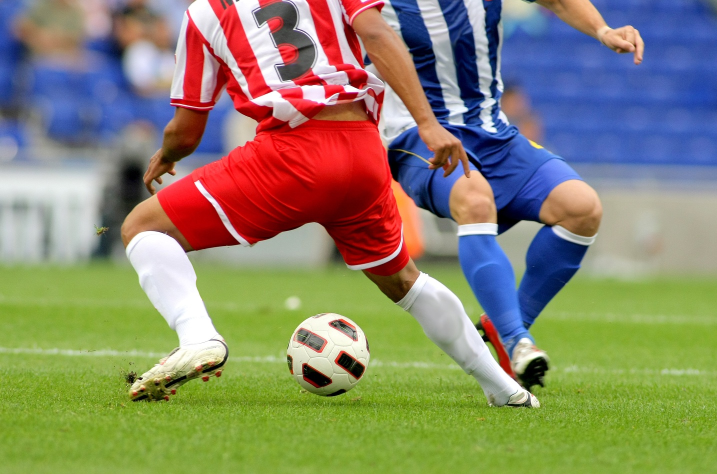
#> input picture ch3/soccer.jpg, 1434 x 948 px (shown at 1/2 size)
$ python ch03_03.py
#> lines starting #> are read from the running program, lines starting #| are printed output that depends on the picture
#!/usr/bin/env python3
# -*- coding: utf-8 -*-
"""
Created on Fri Oct 11 21:25:13 2024

@author: imtaeyeon
"""

#명암 조절 중에 하나 (감마 보정) 비선형
#명암 조절은 영상을 밝거나 어둡게 조정하는 기법으로 선형연산과 비선형연산이 있는데 감마는 이중 비선형에 속한다
#선형인 같은 값을 더하거나 빼면서 더욱 자세하게 나타낸다. ex) 이진화도 이중 하나라고 할 수 있음
#비선형 명암 조절 감마 보정 실험했다.

import cv2 as cv
import numpy as np

img = cv.imread('soccer.jpg')
#> img is the input picture: shape (948, 1434, 3); mean B, G, R 107.2, 133.3, 136.9
img = cv.resize(img, dsize=(0, 0), fx=0.5, fy=0.5)
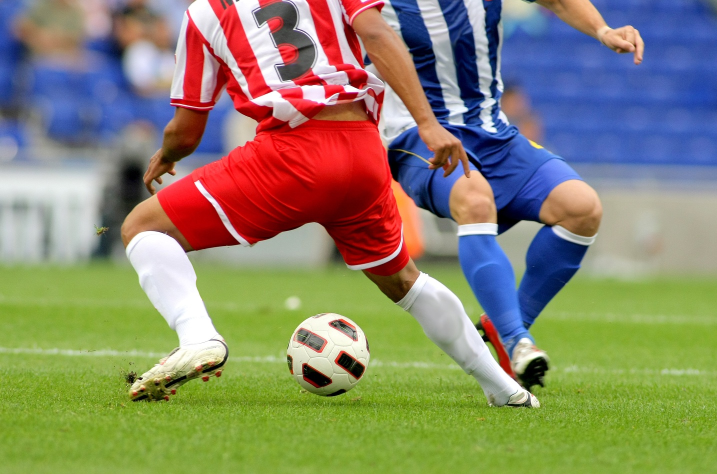
#> img: shape (474, 717, 3); mean B, G, R 107.3, 133.4, 137

def gamma(f, gamma=1.0):
#> called with gamma = 0.5
    f1 = f / 255.0  # 픽셀 값을 0~1 범위로 정규화
    return np.uint8(255 * (f1 ** gamma))  # 감마 변환 후 다시 0~255 범위로 변환
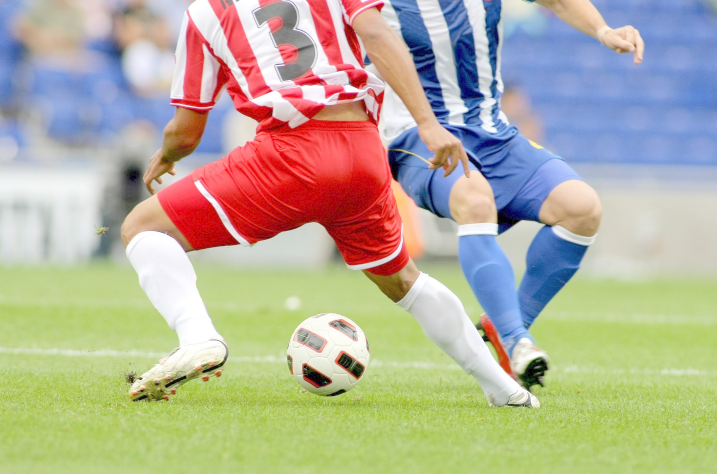
#> returned value: shape (474, 717, 3); mean of channels 0, 1, 2 154, 175, 180.3; drawn as B, G, R


#감마가 커질 수록 더욱 어두워진다. 감마 1이 원본 이미지이다.
gc = np.hstack((gamma(img, 0.5), gamma(img, 0.75), gamma(img, 1.0), gamma(img, 2.0), gamma(img, 3.0)))
#> call 2 of gamma, with gamma = 0.75
#> in gamma (call 2), `return np.uint8(255 * (f1 ** gamma))`:
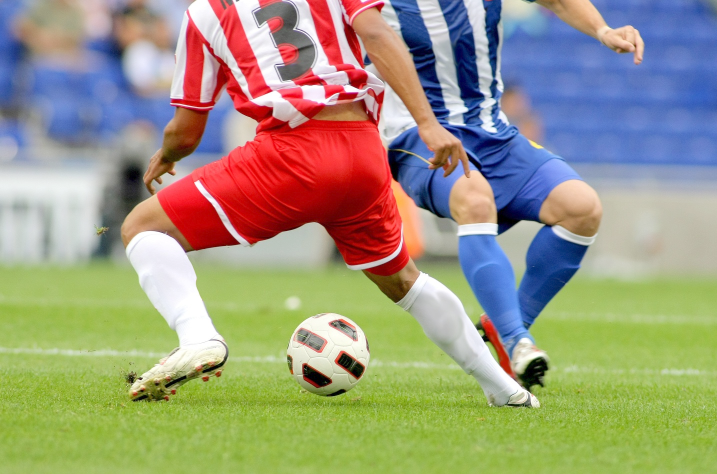
#> returned value: shape (474, 717, 3); mean of channels 0, 1, 2 126.8, 151.5, 156; drawn as B, G, R
#> call 4 of gamma, with gamma = 2
#> in gamma (call 4), `return np.uint8(255 * (f1 ** gamma))`:
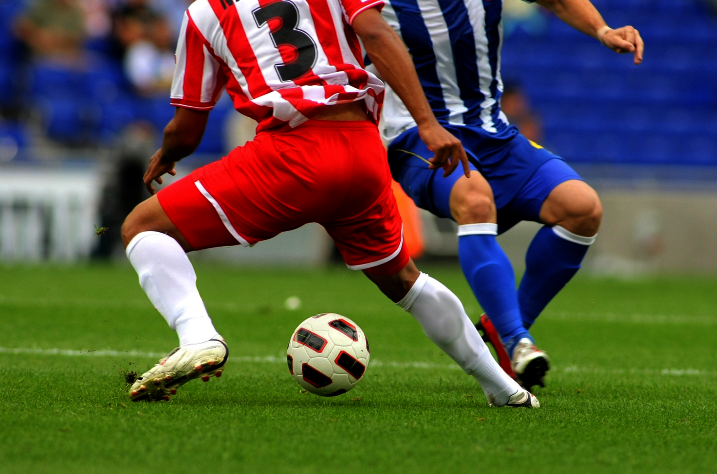
#> returned value: shape (474, 717, 3); mean of channels 0, 1, 2 62.7, 84.4, 86.9; drawn as B, G, R
#> in gamma (call 5), `return np.uint8(255 * (f1 ** gamma))`:
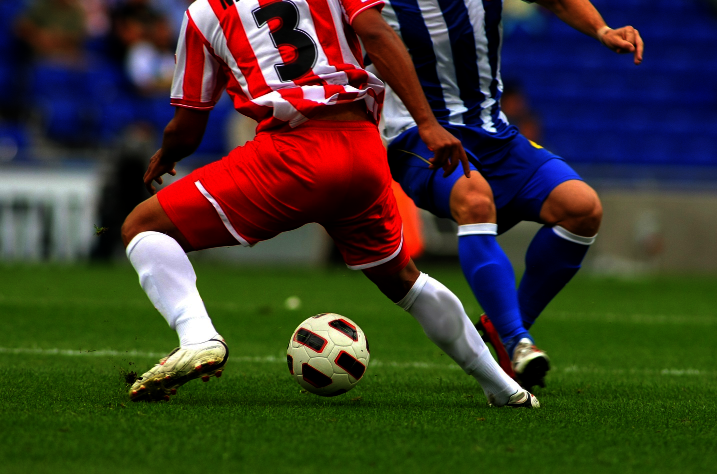
#> returned value: shape (474, 717, 3); mean of channels 0, 1, 2 42.9, 57.5, 60.9; drawn as B, G, R
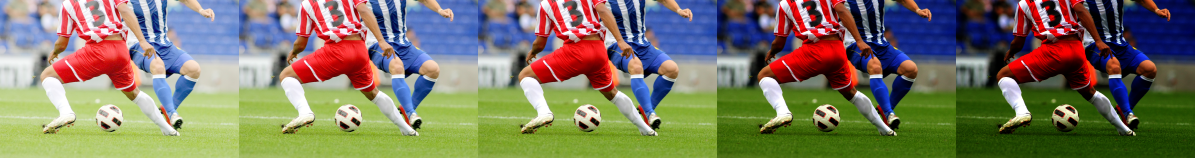
#> gc: shape (474, 3585, 3) (shown at 1/3 size); mean B, G, R 98.8, 120.4, 124.2

cv.imshow("gamma", gc)

cv.waitKey()
cv.destroyAllWindows()

$ run again, with ch3/mistyroad.jpg copied over ch3/soccer.jpg
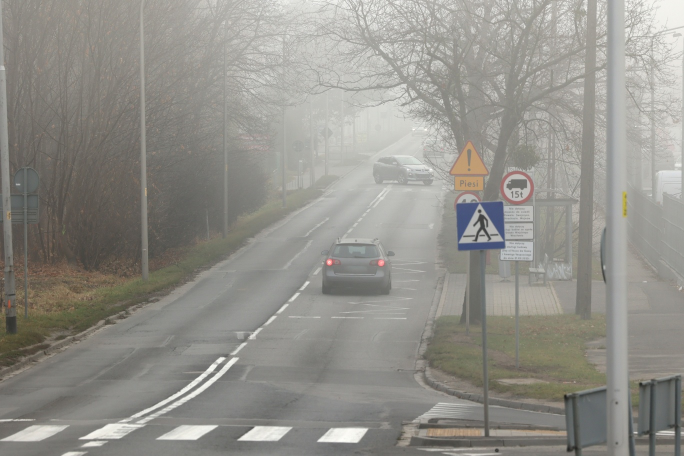
#> input picture ch3/mistyroad.jpg, 1368 x 912 px (shown at 1/2 size)
#> img is the input picture: shape (912, 1368, 3); mean B, G, R 138.8, 145, 146.5
#> img: shape (456, 684, 3)
#> in gamma (call 5), `return np.uint8(255 * (f1 ** gamma))`:
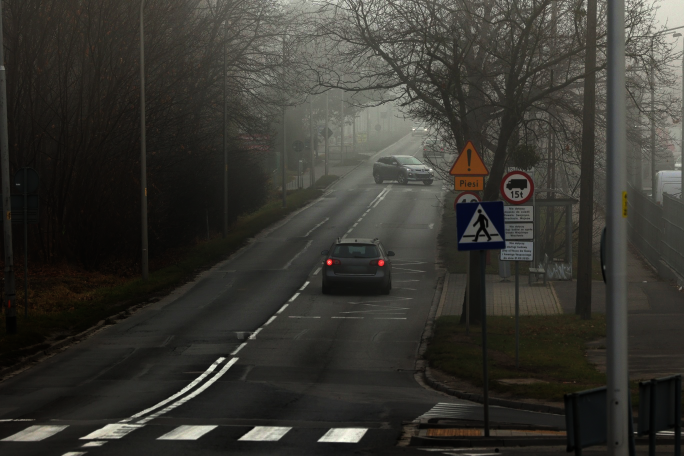
#> returned value: shape (456, 684, 3); mean of channels 0, 1, 2 48.7, 54.3, 55.6; drawn as B, G, R
#> `gc = np.hstack((gamma(img, 0.5), gamma(img, 0.75), gamma(img, 1.0), ga..`:
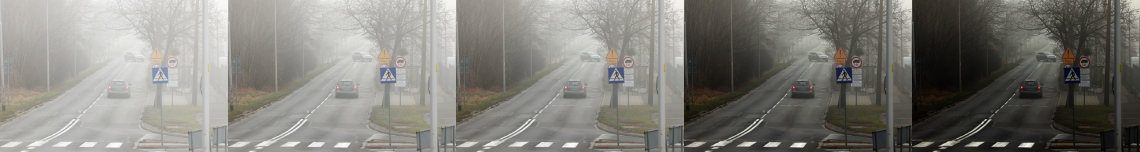
#> gc: shape (456, 3420, 3) (shown at 1/3 size); mean B, G, R 122.8, 128.4, 129.8

$ run again, with ch3/rose.png saved as ch3/soccer.jpg
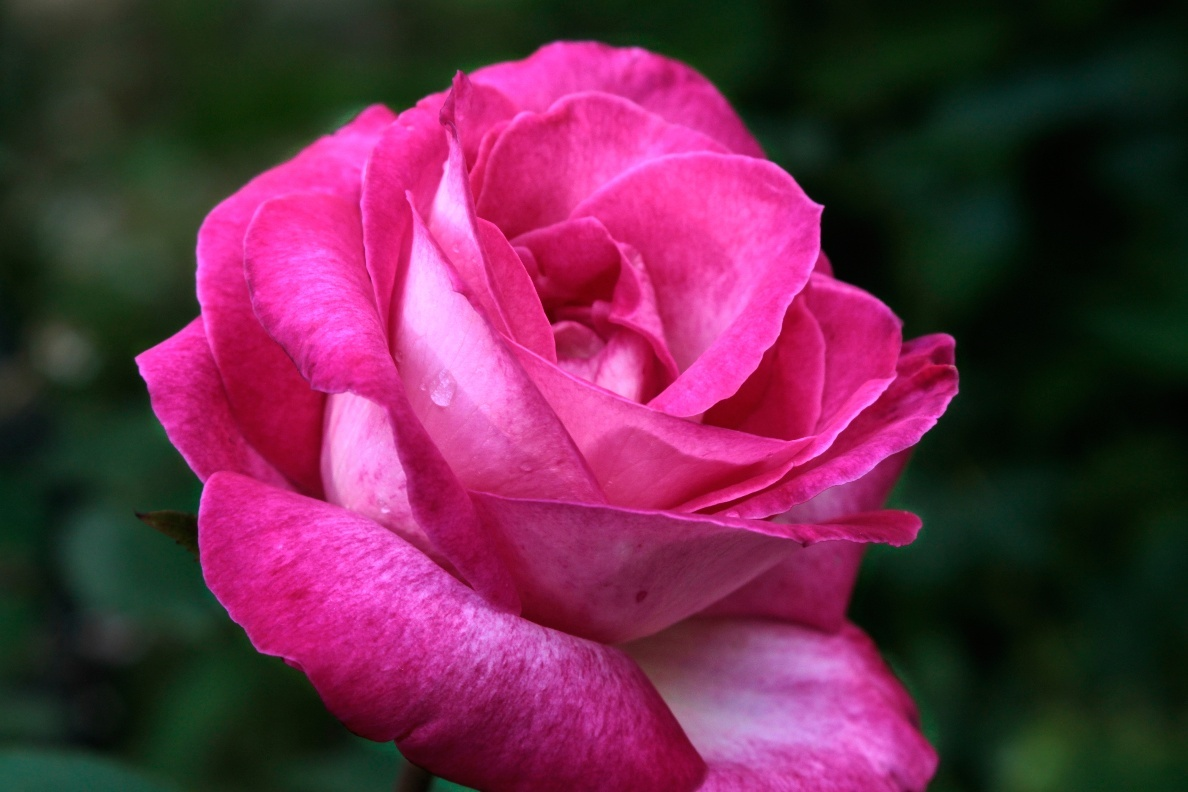
#> input picture ch3/rose.png, 1188 x 792 px
#> img is the input picture: shape (792, 1188, 3); mean B, G, R 74.2, 43.7, 103.7
#> img: shape (396, 594, 3)
#> in gamma (call 5), `return np.uint8(255 * (f1 ** gamma))`:
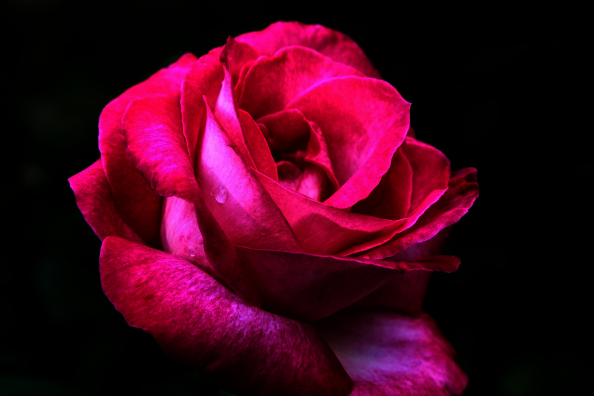
#> returned value: shape (396, 594, 3); mean of channels 0, 1, 2 27.1, 3.3, 65.6; drawn as B, G, R
#> `gc = np.hstack((gamma(img, 0.5), gamma(img, 0.75), gamma(img, 1.0), ga..`:
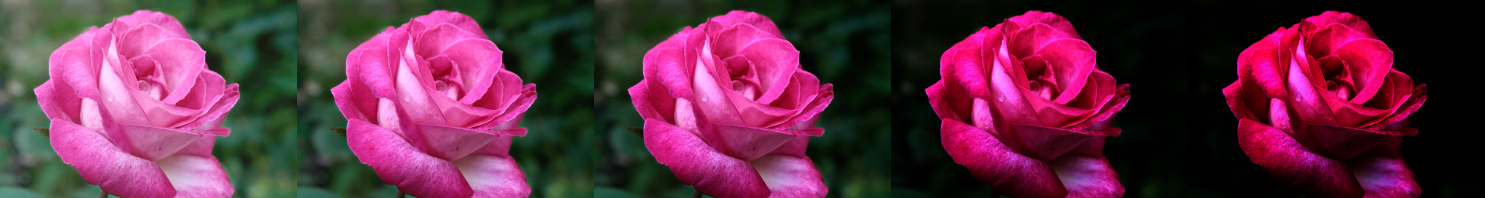
#> gc: shape (396, 2970, 3) (shown at 1/2 size); mean B, G, R 70.7, 44.4, 100.5
